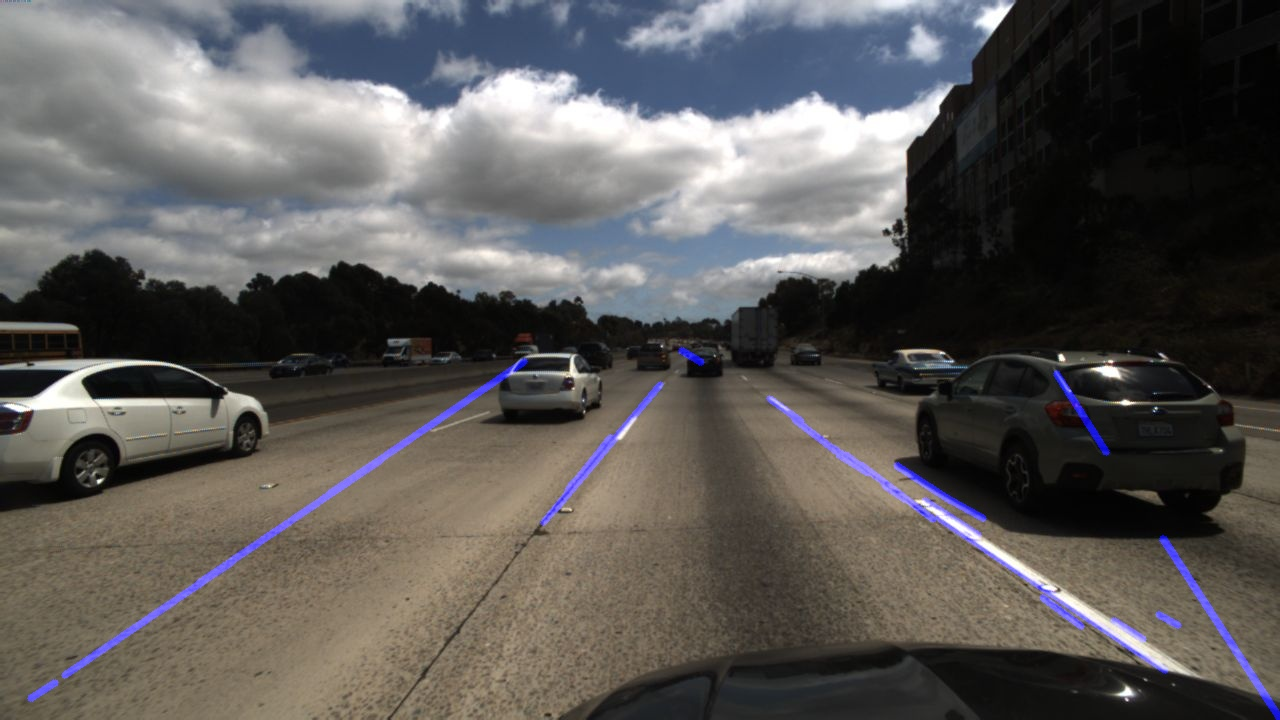
#> input picture hough/10.jpg, 1280 x 720 px, found by its file name; its folder holds 4 pictures in this run
$ python compare.py
#> lines starting #> are read from the running program, lines starting #| are printed output that depends on the picture
import os
import cv2
import matplotlib.pyplot as plt

for i in range(10,100):
    f, axs = plt.subplots(1, 2, figsize=(16, 9))
    f.tight_layout()
    path1 = 'approch/'+str(i)+'.jpg'
    path2 =  'hough/'+str(i)+'.jpg'
    axs[0].imshow(cv2.cvtColor(cv2.imread(path2),cv2.COLOR_BGR2RGB), cmap='gray')
    axs[0].set_title('Hough', fontsize=18)
    axs[1].imshow(cv2.cvtColor(cv2.imread(path1),cv2.COLOR_BGR2RGB), cmap='gray')
    axs[1].set_title('Ours', fontsize=18)
    plt.subplots_adjust(left=0., right=1, top=0.9, bottom=0.)
    plt.savefig('compare/'+str(i)+'.jpg')
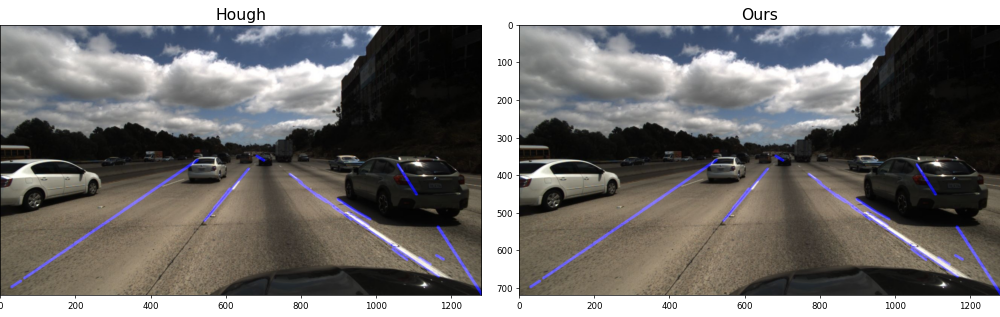
#> figure drawn by matplotlib, 2 panels
#> pass 2 of the loop `for i in range(10,100):`:
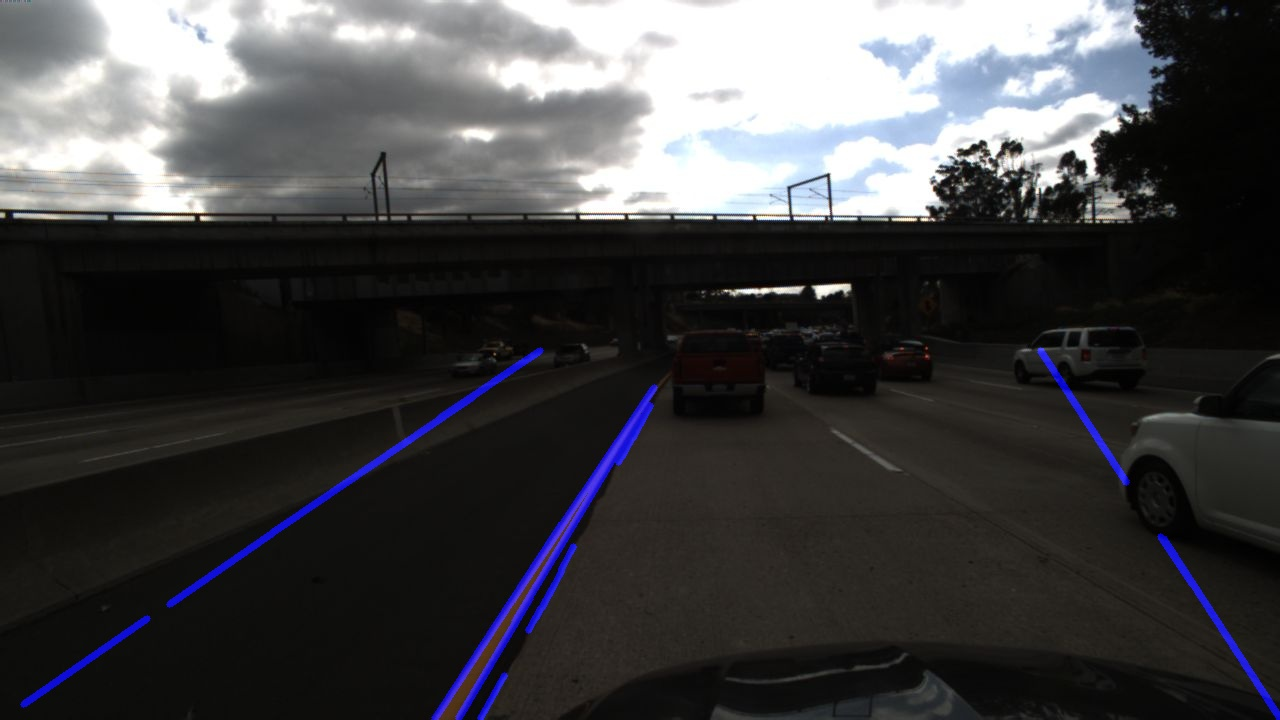
#> input picture hough/11.jpg, 1280 x 720 px, found by its file name
#> `plt.savefig('compare/'+str(i)+'.jpg')`:
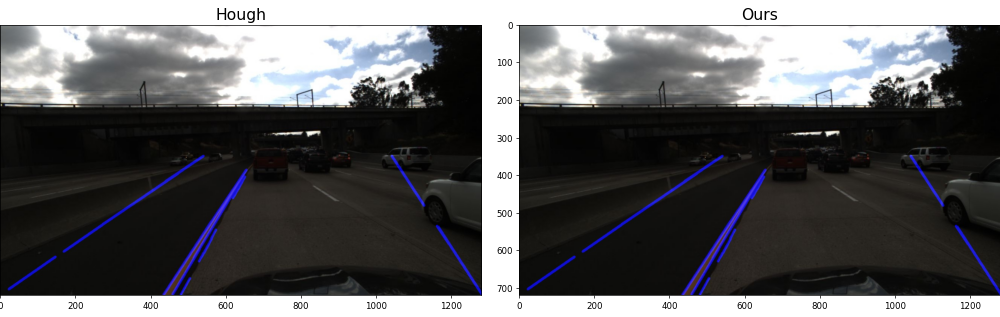
#> figure drawn by matplotlib, 2 panels
#> pass 3 of the loop `for i in range(10,100):`:
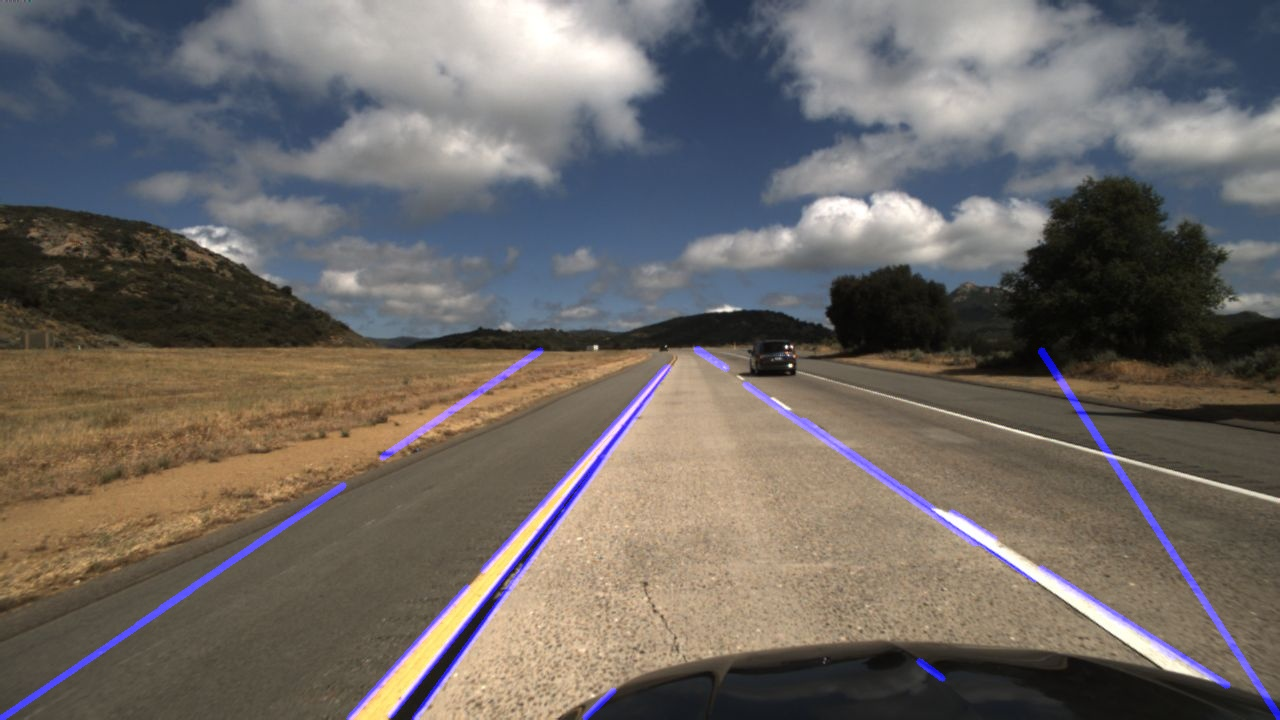
#> input picture hough/12.jpg, 1280 x 720 px, found by its file name
#> `plt.savefig('compare/'+str(i)+'.jpg')`:
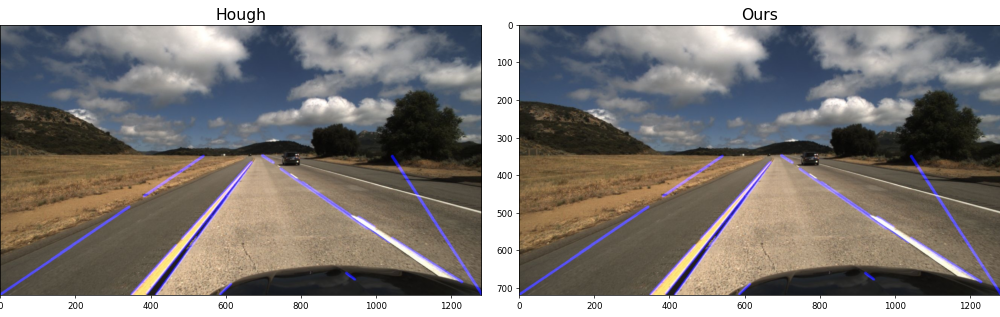
#> figure drawn by matplotlib, 2 panels
#> (the run stopped early here; a loop or call above may not have finished)
